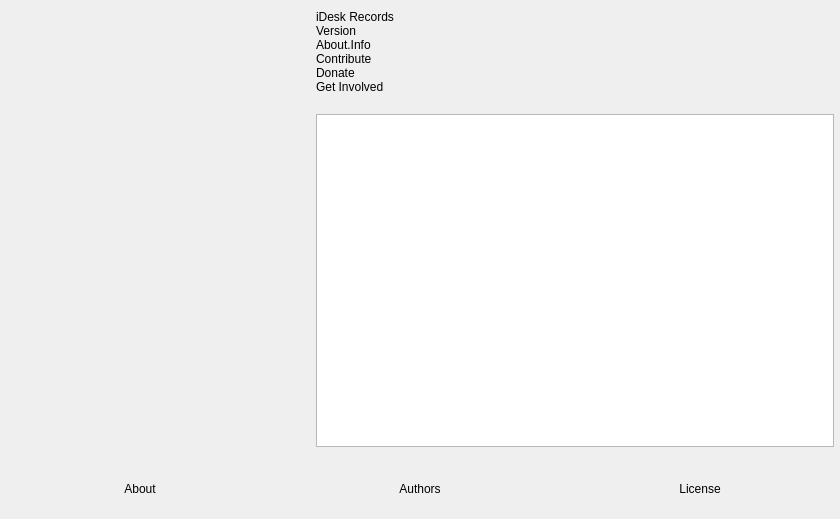
<?xml version="1.0" encoding="UTF-8"?>
<ui version="4.0">
 <class>OBSAbout</class>
 <widget class="QWidget" name="OBSAbout">
  <property name="geometry">
   <rect>
    <x>0</x>
    <y>0</y>
    <width>840</width>
    <height>519</height>
   </rect>
  </property>
  <property name="windowTitle">
   <string>About</string>
  </property>
  <layout class="QVBoxLayout" name="verticalLayout_2">
   <property name="leftMargin">
    <number>0</number>
   </property>
   <property name="topMargin">
    <number>0</number>
   </property>
   <property name="rightMargin">
    <number>0</number>
   </property>
   <property name="bottomMargin">
    <number>0</number>
   </property>
   <item>
    <layout class="QHBoxLayout" name="horizontalLayout_2">
     <property name="spacing">
      <number>30</number>
     </property>
     <property name="leftMargin">
      <number>30</number>
     </property>
     <property name="topMargin">
      <number>10</number>
     </property>
     <property name="rightMargin">
      <number>6</number>
     </property>
     <property name="bottomMargin">
      <number>6</number>
     </property>
     <item>
      <widget class="QLabel" name="icon">
       <property name="minimumSize">
        <size>
         <width>256</width>
         <height>256</height>
        </size>
       </property>
       <property name="maximumSize">
        <size>
         <width>256</width>
         <height>256</height>
        </size>
       </property>
       <property name="text">
        <string/>
       </property>
       <property name="pixmap">
        <pixmap>:res/images/obs.png</pixmap>
       </property>
       <property name="scaledContents">
        <bool>true</bool>
       </property>
      </widget>
     </item>
     <item>
      <layout class="QVBoxLayout" name="verticalLayout">
       <property name="spacing">
        <number>0</number>
       </property>
       <item>
        <widget class="QLabel" name="name">
         <property name="text">
          <string notr="true">iDesk Records</string>
         </property>
        </widget>
       </item>
       <item>
        <widget class="QLabel" name="version">
         <property name="text">
          <string notr="true">Version</string>
         </property>
        </widget>
       </item>
       <item>
        <widget class="QLabel" name="info">
         <property name="text">
          <string>About.Info</string>
         </property>
         <property name="wordWrap">
          <bool>true</bool>
         </property>
        </widget>
       </item>
       <item>
        <widget class="QLabel" name="contribute">
         <property name="text">
          <string notr="true">Contribute</string>
         </property>
         <property name="wordWrap">
          <bool>true</bool>
         </property>
        </widget>
       </item>
       <item>
        <widget class="QLabel" name="donate">
         <property name="text">
          <string notr="true">Donate</string>
         </property>
        </widget>
       </item>
       <item>
        <widget class="QLabel" name="getInvolved">
         <property name="text">
          <string notr="true">Get Involved</string>
         </property>
        </widget>
       </item>
       <item>
        <spacer name="verticalSpacer">
         <property name="orientation">
          <enum>Qt::Vertical</enum>
         </property>
         <property name="sizeType">
          <enum>QSizePolicy::Fixed</enum>
         </property>
         <property name="sizeHint" stdset="0">
          <size>
           <width>20</width>
           <height>20</height>
          </size>
         </property>
        </spacer>
       </item>
       <item>
        <widget class="QTextBrowser" name="textBrowser">
         <property name="openExternalLinks">
          <bool>true</bool>
         </property>
        </widget>
       </item>
      </layout>
     </item>
    </layout>
   </item>
   <item>
    <widget class="QFrame" name="widget">
     <property name="minimumSize">
      <size>
       <width>0</width>
       <height>60</height>
      </size>
     </property>
     <layout class="QHBoxLayout" name="horizontalLayout">
      <property name="spacing">
       <number>0</number>
      </property>
      <property name="leftMargin">
       <number>0</number>
      </property>
      <property name="topMargin">
       <number>0</number>
      </property>
      <property name="rightMargin">
       <number>0</number>
      </property>
      <property name="bottomMargin">
       <number>0</number>
      </property>
      <item>
       <widget class="ClickableLabel" name="about">
        <property name="text">
         <string>About</string>
        </property>
        <property name="alignment">
         <set>Qt::AlignCenter</set>
        </property>
       </widget>
      </item>
      <item>
       <widget class="ClickableLabel" name="authors">
        <property name="text">
         <string>Authors</string>
        </property>
        <property name="alignment">
         <set>Qt::AlignCenter</set>
        </property>
       </widget>
      </item>
      <item>
       <widget class="ClickableLabel" name="license">
        <property name="text">
         <string>License</string>
        </property>
        <property name="alignment">
         <set>Qt::AlignCenter</set>
        </property>
       </widget>
      </item>
     </layout>
    </widget>
   </item>
  </layout>
 </widget>
 <customwidgets>
  <customwidget>
   <class>ClickableLabel</class>
   <extends>QLabel</extends>
   <header>clickable-label.hpp</header>
  </customwidget>
 </customwidgets>
 <resources/>
 <connections/>
</ui>
